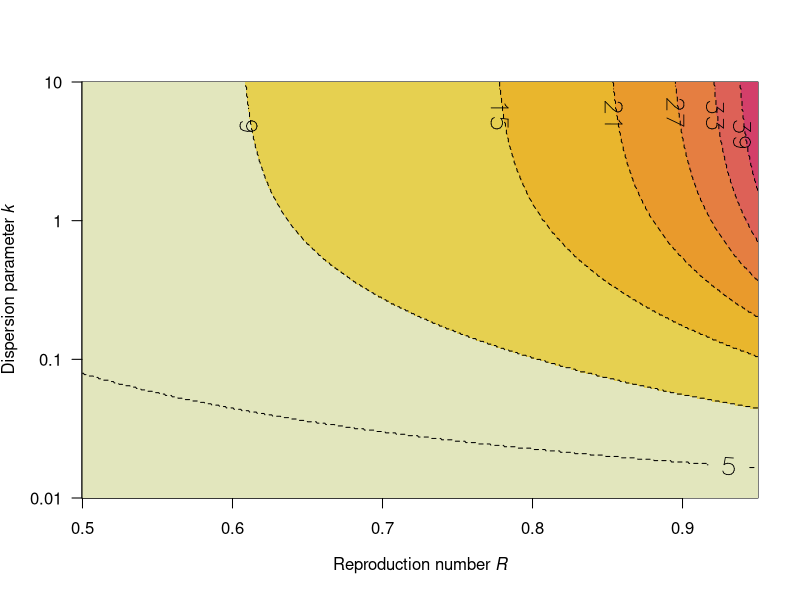

The R script that drew this image:
#############################################################################################################
###The function yields number of generations a minor outbreak (R<1) would involved before extinction     ####
###assuming the R and k were constant across generations, there is >99% of chance                        ####
###a cluster is extinct within xxx generations                                                           ####
#############################################################################################################

#paramters:
#R0: reproduction number
#k: dispersion paramter
#----#
time_to_extinction=function(R0,k){
  gx=function(R0,k){
    (1+(1-g)*R0/k)^(-k)
  }
  g=0
  generation=1
  while(g<=1){
    g=gx(R0,k)
    if (g>0.99) {
      return(generation)
      break
    }
    generation=generation+1
  }
}

#--functions to generate Fig. S3--#
R0 = seq(0.5,0.95,length.out=700)
k = 10^seq(-2,1,0.01)
P = matrix(NA,nrow=length(R0),ncol=length(k))
#-#
for(i in 1:length(R0)) {
  for(j in 1:length(k)) {
    P[i,j] = time_to_extinction(R0[i],k[j])
  }
}
#-#
l = c(1,2,5,10,13,22,32,43)
l.label = c(1,2,5,9,15,21,27,33,39)
#-#
image(R0,k,P,xlab=bquote("Reproduction number" ~ italic("R")),
      ylab=bquote("Dispersion parameter" ~ italic("k")),yaxt="n",
      log="y",col=hcl.colors(length(l)-1, "Heat 2", rev = TRUE),ylim = c(min(k),max(k)))
contour(R0,k,P,levels=l.label,labcex=1.6,add=TRUE,size=0.9,lty="dashed")
axis(2,at=c(0.01,0.1,1,10),labels=c("0.01","0.1","1","10") ,las=2)
#-3


